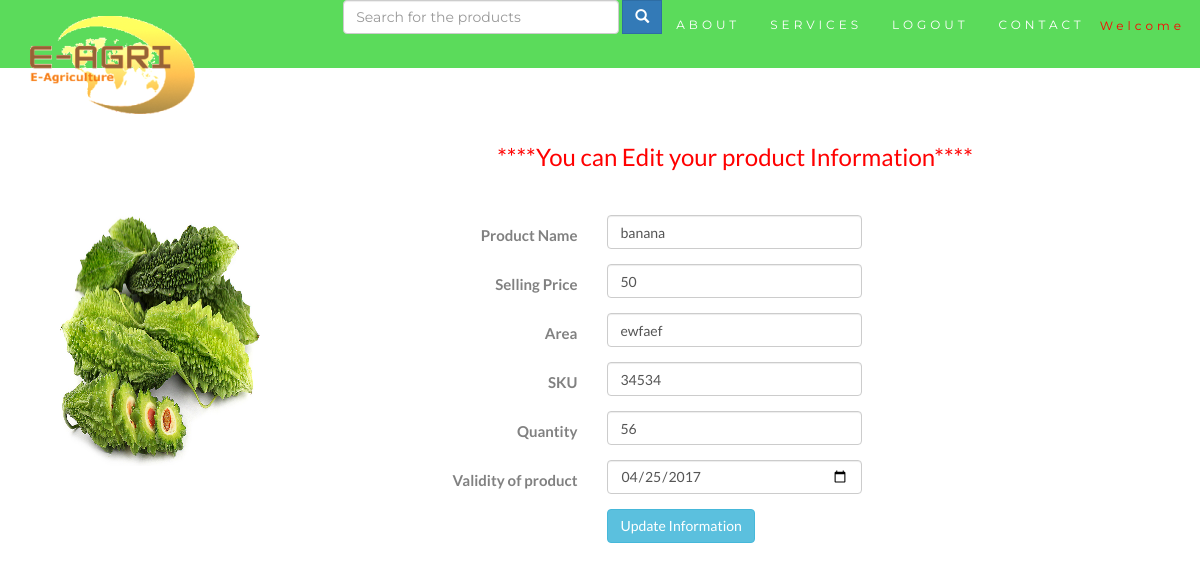
The page /farmer_description.php?product_id=3 on the database its author committed.
### tables this page shows
CREATE TABLE `upload_db` (
  `product_id` int(11) NOT NULL,
  `uploaded_by` varchar(300) NOT NULL,
  `product_name` varchar(30) NOT NULL,
  `area` varchar(40) NOT NULL,
  `selling_price` int(40) NOT NULL,
  `quantity` int(40) NOT NULL,
  `image` varchar(300) NOT NULL,
  `sku` varchar(30) NOT NULL,
  `exist` tinyint(1) NOT NULL,
  `validity` date NOT NULL
);

### farmer_description.php (the view, shortened to what this page needs)
<?php
include('common/headerf.php');
  $product_id=$_GET['product_id'];
  $con=new mysqli('localhost','root','','e-agri');
  $sql=mysqli_query($con,"SELECT * from upload_db where product_id='$product_id'");
  $row=mysqli_fetch_array($sql) or die("cannot select".mysqli_error($con));
?>
<!DOCTYPE html>
<html>
<head>
</head>
<body>
<div class="col-md-12">
	<div class="col-md-3" class="container-fluid text-center bg-grey">
		<br><br><br>
		<img src="photos/<?php echo $row['image'];?>"  class="rounded" style="min-height:50px;" width="200" height="250" hspace="30" class="responsive-img"/>
	</div>
	<div class="container" class="bg-success">
	<div class="col-md-9">
		<p align="center" style="color: red">
    		<font size="5">
        		****You can Edit your product Information****
    		</font>
		</p>
		<form class="form-horizontal" action="update_product_info.php?product_id=<?php echo $product_id;?>" method="post" enctype="multipart/form-data">
		<br>
		<fieldset>
		<div class="form-group">
  			<label class="col-md-4 control-label" for="pname">Product Name</label>
  		<div class="col-md-4">
  		<input id="product_name" name="product_name" type="text" placeholder="Enter a name of your product" value="<?php echo $row['product_name'];?>" class="form-control input-md" required="">
  		</div>
		</div>
		<div class="form-group">
  		<label class="col-md-4 control-label" for="sp">Selling Price</label>
  		<div class="col-md-4">
  		<input id="selling_price" name="selling_price" type="text" value="<?php echo $row['selling_price'];?>" class="form-control input-md" required="">
  		</div>
		</div>
		<div class="form-group">
  		<label class="col-md-4 control-label" for="area">Area</label>
  		<div class="col-md-4">
  		<input id="area" name="area" type="text" value="<?php echo $row['area'];?>" class="form-control input-md" required="">
  		</div>
		</div>
		<div class="form-group">
  		<label class="col-md-4 control-label" for="sku">SKU</label>
  		<div class="col-md-4">
  		<input id="sku" name="sku" type="text" value="<?php echo $row['sku'];?>" class="form-control input-md" required="">
  		</div>
		</div>
		<div class="form-group">
  		<label class="col-md-4 control-label" for="quantity">Quantity</label>
  		<div class="col-md-4">
  		<input id="quantity" name="quantity" type="text" value="<?php echo $row['quantity'];?>" class="form-control input-md" required="">
  		</div>
		</div>
		<div class="form-group">
  		<label class="col-md-4 control-label" for="validity">Validity of product</label>
  		<div class="col-md-4">
  		<input id="validity" name="validity" type="date" value="<?php echo $row['validity'];?>" class="form-control input-md" required="">
  		</div>
		</div>
		<div class="form-group">
  		<label class="col-md-4 control-label" for="submit"></label>
  		<div class="col-md-4">
    	<button id="submit" type="submit" name="submit" class="btn btn-info">Update Information</button>
  		</div>
		</div>
		</form>
	</div>
	</div>
</div>
</body>
</html>

### common/headerf.php (style rules this page uses)
body { font: 400 15px Lato, sans-serif; line-height: 1.8; color: #818181; }

### rows shown on the page
upload_db: image (picture), product_name "banana", selling_price "50", area "ewfaef", sku "34534", quantity "56", validity "04/25/2017"
